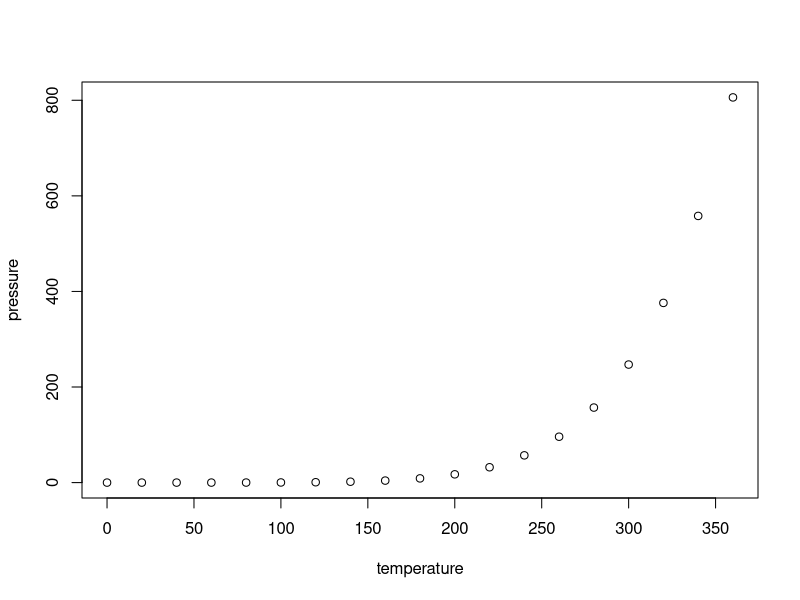
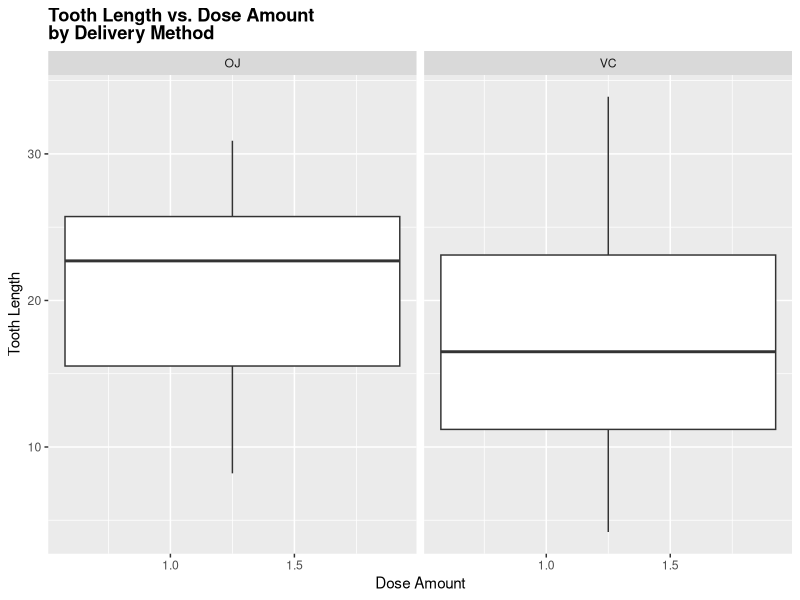
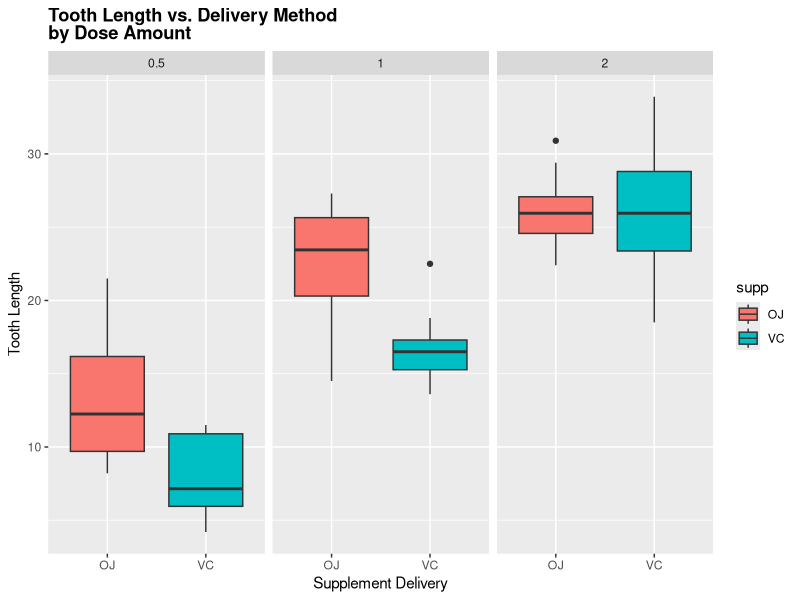

Write the R code that produced these figures, in order.
## ---- chunk 1
knitr::opts_chunk$set(echo = TRUE)
## ---- chunk 2
summary(cars)
## ---- chunk 3
plot(pressure)
## ---- chunk 4
library(ggplot2)
data("ToothGrowth")
summary(ToothGrowth)
## ---- chunk 5
unique(ToothGrowth$len)
unique(ToothGrowth$supp)
unique(ToothGrowth$dose)
## ---- chunk 6
head(ToothGrowth)
## ---- chunk 7
ggplot(aes(x=dose, y=len), data=ToothGrowth) + geom_boxplot(aes(fill=dose)) + xlab("Dose Amount") + ylab("Tooth Length") + facet_grid(~ supp) + ggtitle("Tooth Length vs. Dose Amount \nby Delivery Method") + 
  theme(plot.title = element_text(lineheight=.8, face="bold"))
## ---- chunk 8
ggplot(aes(x=supp, y=len), data=ToothGrowth) + geom_boxplot(aes(fill=supp)) + xlab("Supplement Delivery") + ylab("Tooth Length") + facet_grid(~ dose) + ggtitle("Tooth Length vs. Delivery Method \nby Dose Amount") + 
  theme(plot.title = element_text(lineheight=.8, face="bold"))
## ---- chunk 9
t.test(len~supp,data=ToothGrowth)
## ---- chunk 10
ToothGrowth_sub <- subset(ToothGrowth, ToothGrowth$dose %in% c(1.0,0.5))
t.test(len~dose,data=ToothGrowth_sub)
## ---- chunk 11
ToothGrowth_sub <- subset(ToothGrowth, ToothGrowth$dose %in% c(0.5,2.0))
t.test(len~dose,data=ToothGrowth_sub)
## ---- chunk 12
ToothGrowth_sub <- subset(ToothGrowth, ToothGrowth$dose %in% c(1.0,2.0))
t.test(len~dose,data=ToothGrowth_sub)
